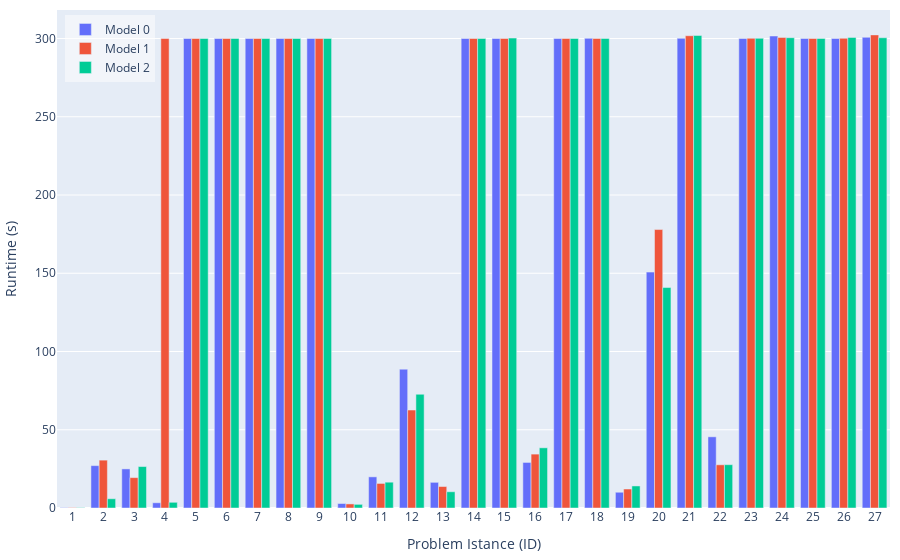

Notebook code for this chart:
### Code cell
# import plotly.graph_objects as go

# # Create bar plot with visible zeros
# hovertemplate_text='Model: %{customdata[0]}<br>ID: %{x}<br>Gap: %{text}%<br>Nodes: %{customdata[1]}<br>Runtime: %{customdata[2]} s<extra></extra>'
# fig = go.Figure(data=[
#     go.Bar(
#         name='Model 0', 
#         x=df0['ID'], 
#         y=df0['runtime'],
#         text=df0['gap'].apply(lambda x: f'{x:.2f}'),  # Format text to 2 decimal places
#         # Create a 2D array with multiple columns
#         customdata=np.dstack((df0['model'], df0['nodes'], df0['runtime'].apply(lambda x: f'{x:.2f}')))[0],
#         textposition='none',
#         hovertemplate=hovertemplate_text
#     ),
#     go.Bar(
#         name='Model 1', 
#         x=df1['ID'], 
#         y=df1['runtime'],
#         text=df1['gap'].apply(lambda x: f'{x:.2f}'),
#         customdata=np.dstack((df1['model'], df1['nodes'], df1['runtime'].apply(lambda x: f'{x:.2f}')))[0],
#         textposition='none',
#         hovertemplate=hovertemplate_text
#     ),
#     go.Bar(
#         name='Model 2', 
#         x=df2['ID'], 
#         y=df2['runtime'],
#         text=df2['gap'].apply(lambda x: f'{x:.2f}'),
#         customdata=np.dstack((df2['model'], df2['nodes'], df2['runtime'].apply(lambda x: f'{x:.2f}')))[0],
#         textposition='none',
#         hovertemplate=hovertemplate_text
#     ),
# ])

# # Add a subtle visual indication for zero values
# fig.update_layout(
#     autosize=True,   # let the container size drive the plot
#     margin=dict(l=10, r=10, t=10, b=10),    # width=1000,
#     # width=1000,
#     # height=600,
#     barmode='group',
#     yaxis = dict(
#         title = 'Runtime (s)',
#     ),
#     xaxis = dict(
#         title = 'Problem Istance (ID)',
#         tickmode = 'array',
#         tickvals = list(range(0, 28)),
#         ticktext = list(range(0, 28)),
#     ),
#     legend=dict(
#         x=0.01,
#         y=0.99,
#         xanchor='left',
#         yanchor='top',
#         bgcolor='rgba(255, 255, 255, 0.5)'
#     )
# )

# fig.show()

# # # # Save as HTML
# # div_schedule = plot(
# #     fig, include_plotlyjs=True, config={"responsive": True}, output_type="div"
# # )
# # # write div snippet to file
# # with open('../docs/images/results-runtime.html', 'w') as f:
# #     f.write(div_schedule)

### Figure 1 — Plotly figure (JSON) as saved in the notebook; plotly's stock layout.template omitted (floating-point values rounded to 4 significant figures)
{"data": [{"customdata": [[0, 3, "0.22"], [0, 931, "27.07"], [0, 193, "24.98"], [0, 641, "3.34"], [0, 5543, "300.00"], [0, 616, "300.00"], [0, 26677, "300.00"], [0, 751, "300.01"], [0, 735, "300.01"], [0, 60, "2.87"], [0, 3, "19.91"], [0, 59, "88.71"], [0, 403, "16.40"], [0, 1035, "300.00"], [0, 82, "300.02"], [0, 1132, "29.12"], [0, 701, "300.00"], [0, 1, "300.13"], [0, 3, "10.07"], [0, 3, "150.74"], [0, 1, "300.13"], [0, 74, "45.49"], [0, 1, "300.02"], [0, 1, "301.61"], [0, 1625, "300.07"], [0, 1, "300.04"], [0, 1, "300.78"]], "hovertemplate": "Model: %{customdata[0]}<br>ID: %{x}<br>Gap: %{text}%<br>Nodes: %{customdata[1]}<br>Runtime: %{customdata[2]} s<extra></extra>", "name": "Model 0", "text": ["0.00", "0.00", "0.01", "0.00", "inf", "inf", "253.21", "inf", "inf", "0.00", "0.00", "0.00", "0.00", "inf", "inf", "0.00", "inf", "inf", "0.00", "0.00", "inf", "0.00", "inf", "inf", "11.14", "inf", "inf"], "textposition": "none", "type": "bar", "x": [1, 2, 3, 4, 5, 6, 7, 8, 9, 10, 11, 12, 13, 14, 15, 16, 17, 18, 19, 20, 21, 22, 23, 24, 25, 26, 27], "y": [0.215, 27.07, 24.98, 3.344, 300.0, 300.0, 300.0, 300.0, 300.0, 2.867, 19.91, 88.71, 16.4, 300.0, 300.0, 29.12, 300.0, 300.1, 10.07, 150.7, 300.1, 45.49, 300.0, 301.6, 300.1, 300.0, 300.8]}, {"customdata": [[1, 3, "0.22"], [1, 1111, "30.58"], [1, 86, "19.41"], [1, 80836, "300.00"], [1, 6337, "300.01"], [1, 655, "300.00"], [1, 34208, "300.00"], [1, 718, "300.00"], [1, 702, "300.00"], [1, 55, "2.60"], [1, 3, "15.70"], [1, 38, "62.60"], [1, 334, "13.72"], [1, 1412, "300.05"], [1, 74, "300.09"], [1, 1156, "34.44"], [1, 587, "300.04"], [1, 1, "300.05"], [1, 3, "12.13"], [1, 3, "177.94"], [1, 1, "301.79"], [1, 44, "27.61"], [1, 1, "300.15"], [1, 1, "300.69"], [1, 5753, "300.04"], [1, 1, "300.17"], [1, 1, "302.32"]], "hovertemplate": "Model: %{customdata[0]}<br>ID: %{x}<br>Gap: %{text}%<br>Nodes: %{customdata[1]}<br>Runtime: %{customdata[2]} s<extra></extra>", "name": "Model 1", "text": ["0.00", "0.00", "0.00", "16.93", "48.00", "87.81", "242.12", "103.37", "124.38", "0.00", "0.00", "0.00", "0.00", "17.26", "29.37", "0.00", "114.32", "3057.30", "0.00", "0.00", "76970.17", "0.00", "22997.23", "23526.60", "2.31", "13188.85", "12472.79"], "textposition": "none", "type": "bar", "x": [1, 2, 3, 4, 5, 6, 7, 8, 9, 10, 11, 12, 13, 14, 15, 16, 17, 18, 19, 20, 21, 22, 23, 24, 25, 26, 27], "y": [0.215, 30.58, 19.41, 300.0, 300.0, 300.0, 300.0, 300.0, 300.0, 2.598, 15.7, 62.6, 13.72, 300.1, 300.1, 34.44, 300.0, 300.1, 12.13, 177.9, 301.8, 27.61, 300.2, 300.7, 300.0, 300.2, 302.3]}, {"customdata": [[2, 3, "0.21"], [2, 63, "5.92"], [2, 102, "26.48"], [2, 624, "3.65"], [2, 1788, "300.00"], [2, 231, "300.04"], [2, 22890, "300.00"], [2, 547, "300.01"], [2, 1, "300.07"], [2, 55, "2.33"], [2, 3, "16.50"], [2, 43, "72.68"], [2, 260, "10.38"], [2, 1323, "300.04"], [2, 1, "300.28"], [2, 1179, "38.46"], [2, 314, "300.05"], [2, 1, "300.07"], [2, 3, "14.09"], [2, 3, "140.89"], [2, 1, "301.95"], [2, 51, "27.68"], [2, 1, "300.15"], [2, 1, "300.52"], [2, 5382, "300.04"], [2, 1, "300.68"], [2, 1, "300.50"]], "hovertemplate": "Model: %{customdata[0]}<br>ID: %{x}<br>Gap: %{text}%<br>Nodes: %{customdata[1]}<br>Runtime: %{customdata[2]} s<extra></extra>", "name": "Model 2", "text": ["0.00", "0.00", "0.00", "0.00", "55.18", "114.02", "248.45", "140.45", "929.74", "0.00", "0.00", "0.00", "0.00", "25.98", "352.86", "0.00", "113.40", "3057.30", "0.00", "0.00", "76970.17", "0.00", "22997.23", "23526.60", "2.67", "13188.85", "12472.79"], "textposition": "none", "type": "bar", "x": [1, 2, 3, 4, 5, 6, 7, 8, 9, 10, 11, 12, 13, 14, 15, 16, 17, 18, 19, 20, 21, 22, 23, 24, 25, 26, 27], "y": [0.2061, 5.915, 26.48, 3.645, 300.0, 300.0, 300.0, 300.0, 300.1, 2.326, 16.5, 72.68, 10.38, 300.0, 300.3, 38.46, 300.1, 300.1, 14.09, 140.9, 302.0, 27.68, 300.2, 300.5, 300.0, 300.7, 300.5]}], "layout": {"autosize": true, "barmode": "group", "legend": {"bgcolor": "rgba(255, 255, 255, 0.5)", "x": 0.01, "xanchor": "left", "y": 0.99, "yanchor": "top"}, "margin": {"b": 10, "l": 10, "r": 10, "t": 10}, "xaxis": {"tickmode": "array", "ticktext": [0, 1, 2, 3, 4, 5, 6, 7, 8, 9, 10, 11, 12, 13, 14, 15, 16, 17, 18, 19, 20, 21, 22, 23, 24, 25, 26, 27], "tickvals": [0, 1, 2, 3, 4, 5, 6, 7, 8, 9, 10, 11, 12, 13, 14, 15, 16, 17, 18, 19, 20, 21, 22, 23, 24, 25, 26, 27], "title": {"text": "Problem Istance (ID)"}}, "yaxis": {"title": {"text": "Runtime (s)"}}}}
